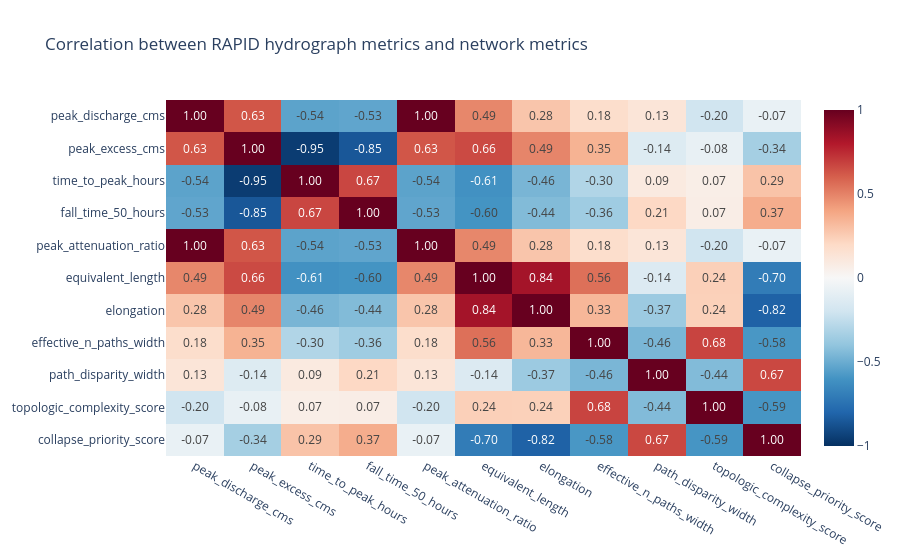

Notebook code for this chart:
### Code cell
corr_columns = [
    "peak_discharge_cms",
    "peak_excess_cms",
    "time_to_peak_hours",
    "fall_time_50_hours",
    "peak_attenuation_ratio",
    "equivalent_length",
    "elongation",
    "effective_n_paths_width",
    "path_disparity_width",
    "topologic_complexity_score",
    "collapse_priority_score",
]

corr_df = analysis.loc[analysis["unit_id"].notna(), corr_columns].apply(pd.to_numeric, errors="coerce")
corr = corr_df.corr(numeric_only=True)

px.imshow(
    corr,
    text_auto=".2f",
    aspect="auto",
    color_continuous_scale="RdBu_r",
    zmin=-1,
    zmax=1,
    title="Correlation between RAPID hydrograph metrics and network metrics",
)

### Figure 1 — Plotly figure (JSON) as saved in the notebook; plotly's stock layout.template omitted (floating-point values rounded to 4 significant figures)
{"data": [{"coloraxis": "coloraxis", "hovertemplate": "x: %{x}<br>y: %{y}<br>color: %{z}<extra></extra>", "name": "0", "texttemplate": "%{z:.2f}", "type": "heatmap", "x": ["peak_discharge_cms", "peak_excess_cms", "time_to_peak_hours", "fall_time_50_hours", "peak_attenuation_ratio", "equivalent_length", "elongation", "effective_n_paths_width", "path_disparity_width", "topologic_complexity_score", "collapse_priority_score"], "xaxis": "x", "y": ["peak_discharge_cms", "peak_excess_cms", "time_to_peak_hours", "fall_time_50_hours", "peak_attenuation_ratio", "equivalent_length", "elongation", "effective_n_paths_width", "path_disparity_width", "topologic_complexity_score", "collapse_priority_score"], "yaxis": "y", "z": [[1.0, 0.6273, -0.5372, -0.5267, 1.0, 0.4872, 0.2816, 0.1811, 0.1289, -0.2009, -0.07133], [0.6273, 1.0, -0.9544, -0.8545, 0.6273, 0.6611, 0.4913, 0.3497, -0.1383, -0.08137, -0.3397], [-0.5372, -0.9544, 1.0, 0.6709, -0.5372, -0.6072, -0.4642, -0.3031, 0.09454, 0.06628, 0.2893], [-0.5267, -0.8545, 0.6709, 1.0, -0.5267, -0.5964, -0.4414, -0.3585, 0.206, 0.07082, 0.3695], [1.0, 0.6273, -0.5372, -0.5267, 1.0, 0.4872, 0.2816, 0.1811, 0.1289, -0.2009, -0.07133], [0.4872, 0.6611, -0.6072, -0.5964, 0.4872, 1.0, 0.8368, 0.555, -0.1441, 0.2401, -0.7015], [0.2816, 0.4913, -0.4642, -0.4414, 0.2816, 0.8368, 1.0, 0.332, -0.3689, 0.2382, -0.8151], [0.1811, 0.3497, -0.3031, -0.3585, 0.1811, 0.555, 0.332, 1.0, -0.4613, 0.6781, -0.5844], [0.1289, -0.1383, 0.09454, 0.206, 0.1289, -0.1441, -0.3689, -0.4613, 1.0, -0.4404, 0.668], [-0.2009, -0.08137, 0.06628, 0.07082, -0.2009, 0.2401, 0.2382, 0.6781, -0.4404, 1.0, -0.5927], [-0.07133, -0.3397, 0.2893, 0.3695, -0.07133, -0.7015, -0.8151, -0.5844, 0.668, -0.5927, 1.0]]}], "layout": {"coloraxis": {"cmax": 1, "cmin": -1, "colorscale": [[0, "rgb(5,48,97)"], [0.1, "rgb(33,102,172)"], [0.2, "rgb(67,147,195)"], [0.3, "rgb(146,197,222)"], [0.4, "rgb(209,229,240)"], [0.5, "rgb(247,247,247)"], [0.6, "rgb(253,219,199)"], [0.7, "rgb(244,165,130)"], [0.8, "rgb(214,96,77)"], [0.9, "rgb(178,24,43)"], [1, "rgb(103,0,31)"]]}, "title": {"text": "Correlation between RAPID hydrograph metrics and network metrics"}, "xaxis": {"anchor": "y", "domain": [0, 1]}, "yaxis": {"anchor": "x", "autorange": "reversed", "domain": [0, 1]}}}
